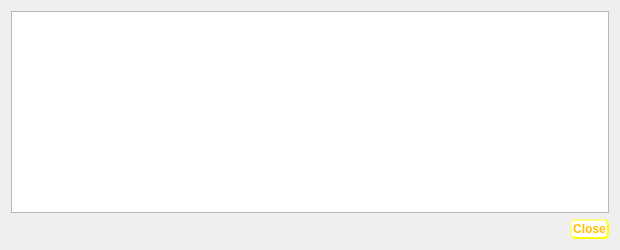
<?xml version="1.0" encoding="UTF-8"?>
<ui version="4.0">
 <class>TransactionDescDialog</class>
 <widget class="QDialog" name="TransactionDescDialog">
  <property name="geometry">
   <rect>
    <x>0</x>
    <y>0</y>
    <width>620</width>
    <height>250</height>
   </rect>
  </property>
  <property name="windowTitle">
   <string notr="true">Transaction details</string>
  </property>
  <property name="styleSheet">
   <string notr="true">QWidget#TransactionDescDialog { background-image: url(:/icons/Background);}
QLabel {color: #FFBF00;}
QRadioButton {color: #FFBF00;}
QCheckBox {color: #FFBF00;}
QPushButton {background-color: white;
    border-style: outset;
    border-width: 2px;
    border-radius: 5px;
    border-color: yellow;
    font: bold 12px;
    min-width: 6em;
    padding: 1px;
	color: #FFBF00
}</string>
  </property>
  <layout class="QVBoxLayout" name="verticalLayout">
   <item>
    <widget class="QTextEdit" name="detailText">
     <property name="toolTip">
      <string>This pane shows a detailed description of the transaction</string>
     </property>
     <property name="readOnly">
      <bool>true</bool>
     </property>
    </widget>
   </item>
   <item>
    <widget class="QDialogButtonBox" name="buttonBox">
     <property name="orientation">
      <enum>Qt::Horizontal</enum>
     </property>
     <property name="standardButtons">
      <set>QDialogButtonBox::Close</set>
     </property>
    </widget>
   </item>
  </layout>
 </widget>
 <resources/>
 <connections>
  <connection>
   <sender>buttonBox</sender>
   <signal>accepted()</signal>
   <receiver>TransactionDescDialog</receiver>
   <slot>accept()</slot>
   <hints>
    <hint type="sourcelabel">
     <x>20</x>
     <y>20</y>
    </hint>
    <hint type="destinationlabel">
     <x>20</x>
     <y>20</y>
    </hint>
   </hints>
  </connection>
  <connection>
   <sender>buttonBox</sender>
   <signal>rejected()</signal>
   <receiver>TransactionDescDialog</receiver>
   <slot>reject()</slot>
   <hints>
    <hint type="sourcelabel">
     <x>20</x>
     <y>20</y>
    </hint>
    <hint type="destinationlabel">
     <x>20</x>
     <y>20</y>
    </hint>
   </hints>
  </connection>
 </connections>
</ui>
